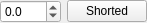
<?xml version="1.0" encoding="UTF-8"?>
<ui version="4.0">
 <class>EditWidget</class>
 <widget class="QWidget" name="EditWidget">
  <property name="geometry">
   <rect>
    <x>0</x>
    <y>0</y>
    <width>144</width>
    <height>23</height>
   </rect>
  </property>
  <property name="windowTitle">
   <string>Form</string>
  </property>
  <layout class="QHBoxLayout" name="horizontalLayout">
   <property name="leftMargin">
    <number>0</number>
   </property>
   <property name="topMargin">
    <number>0</number>
   </property>
   <property name="rightMargin">
    <number>0</number>
   </property>
   <property name="bottomMargin">
    <number>0</number>
   </property>
   <item>
    <widget class="QDoubleSpinBox" name="doubleSpinBox">
     <property name="decimals">
      <number>1</number>
     </property>
     <property name="minimum">
      <double>-100.000000000000000</double>
     </property>
     <property name="maximum">
      <double>100.000000000000000</double>
     </property>
    </widget>
   </item>
   <item>
    <widget class="QPushButton" name="pushButton">
     <property name="text">
      <string>Shorted</string>
     </property>
     <property name="checkable">
      <bool>true</bool>
     </property>
    </widget>
   </item>
  </layout>
 </widget>
 <resources/>
 <connections/>
</ui>
